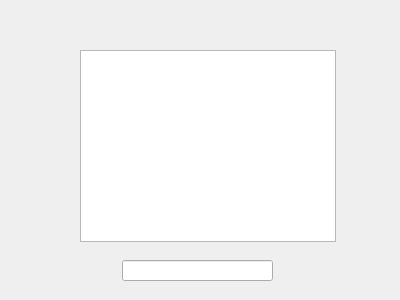
<?xml version="1.0" encoding="UTF-8"?>
<ui version="4.0">
 <class>Dialog</class>
 <widget class="QDialog" name="Dialog">
  <property name="geometry">
   <rect>
    <x>0</x>
    <y>0</y>
    <width>400</width>
    <height>300</height>
   </rect>
  </property>
  <property name="windowTitle">
   <string>Dialog</string>
  </property>
  <widget class="QListView" name="listView">
   <property name="geometry">
    <rect>
     <x>80</x>
     <y>50</y>
     <width>256</width>
     <height>192</height>
    </rect>
   </property>
  </widget>
  <widget class="QLineEdit" name="lineEdit">
   <property name="geometry">
    <rect>
     <x>122</x>
     <y>260</y>
     <width>151</width>
     <height>21</height>
    </rect>
   </property>
  </widget>
 </widget>
 <resources/>
 <connections/>
</ui>
